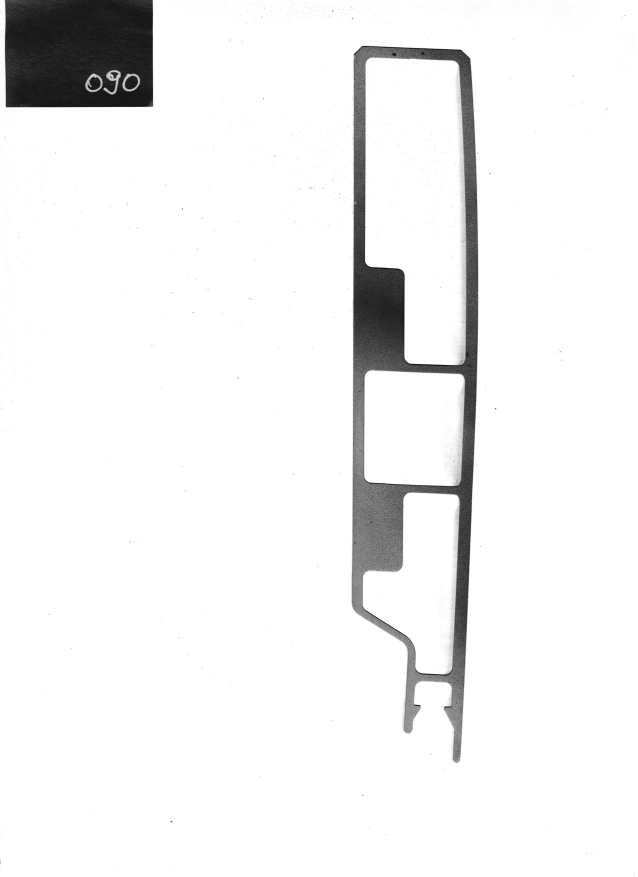
#> input picture Skany profili/Profil 090.1.jpg, 1275 x 1754 px (shown at 1/2 size)
$ jupyter execute --allow-errors kodzik-Copy1.ipynb
#> lines starting #> are read from the running program, lines starting #| are printed output that depends on the picture; after the words box and inside, x2 and y2 are one past the last pixel; in counts of white or black regions, pixels touching at a corner belong together
[cell 1]
import matplotlib.pyplot as plt
import numpy as np
from PIL import Image
import os

[cell 2]
def plotImage(image):
    plt.imshow(X=image, cmap="binary")
    plt.axis("off")
    plt.tight_layout()
    plt.show()

# [5 lines left out: function plotImageWithGrid, not called in this run]

[cell 3]
def easy_case(data, empty_rows_threshold=10, empty_cols_threshold=10, scalling_coef_rows=0.04, scalling_coef_cols=0.04):
    """
    Checks if it is possible to separate the label with horizontal/vertical line,
    under the assumption is that the label is in the northwest part of the picture.
    :param data: 2-dimensional matrix
    :param empty_rows_threshold: rows with a sum of elements lower than that are find empty
    :param empty_cols_threshold: cols with a sum of elements lower than that are find empty
    :param scalling_coef_rows: proportion of half of the label to the whole picture
    :param scalling_coef_cols: proportion of half of the label to the whole picture
    :return: boolean value if algorithm worked
    """

    rowSums, colSums = data.sum(axis=1), data.sum(axis=0)

    emptyRows = (rowSums < empty_rows_threshold)
    firstNonEmptyRowIndex = np.argmax(emptyRows)
    if firstNonEmptyRowIndex < data.shape[0] // 2:
        labelSpaceHeight = np.argmax(emptyRows[firstNonEmptyRowIndex+int(data.shape[0]*scalling_coef_rows):])
        if labelSpaceHeight + firstNonEmptyRowIndex < data.shape[0] // 3:
            data[:labelSpaceHeight + firstNonEmptyRowIndex, :] = 0
            return True

    emptyCols = (colSums < empty_cols_threshold)
    firstNonEmptyColIndex = np.argmax(emptyCols)
    if firstNonEmptyColIndex < data.shape[1] // 2:
        labelSpaceWidth = np.argmax(emptyCols[firstNonEmptyColIndex+int(data.shape[0]*scalling_coef_cols):])
        if labelSpaceWidth + firstNonEmptyColIndex < data.shape[1] // 3:
            data[:, :labelSpaceWidth + firstNonEmptyColIndex] = 0
            print("kolumnowo")
            return True

    return False


# [18 lines left out: function handle_labels_01, not called in this run]

def handle_labels_02(data, coeff = 0.4):
    if easy_case(data):
        return data

    rowSums, colSums = data.sum(axis=1), data.sum(axis=0)

    row = col = 0
    for i in range(1000):
        rowDiffs = np.diff(rowSums)
        colDiffs = np.diff(colSums)

        rowDiffs = (rowDiffs < -coeff*np.max(np.abs(rowDiffs))).astype(np.int32)
        colDiffs = (colDiffs < -coeff*np.max(np.abs(colDiffs))).astype(np.int32)

        rowDiffs = np.diff(rowDiffs)
        colDiffs = np.diff(colDiffs)

    data[:int(np.argmin(rowSums)*1.05), :int(np.argmin(colDiffs)*1.05)] = 0

    return data

# [24 lines left out: function handle_labels_03, not called in this run]

    # [7 lines of commented-out code are left out]

[cell 4]
def pipeline(data, label_coeff = 0.3, reshape_coeff=5e-6, reshape_margin=0.5,
             finalHeight = 1754, finalWidth = 1275):
    # handling label
    #data[:350, :350] = 0


    data = handle_labels_02(data)

    # reshaping
    rowSums, colSums = data.sum(axis=1), data.sum(axis=0)
    rowIndexes = colIndexes = np.array([])
    for i in range(1000):
        if rowIndexes.shape[0] * colIndexes.shape[0] != 0:
            break
        rows = rowSums >= reshape_coeff*np.max(rowSums)
        cols = colSums >= reshape_coeff*np.max(colSums)
        reshape_coeff *= 0.5

        colIndexes = np.where(cols)[0]
        rowIndexes = np.where(rows)[0]
    else:
        print(rowIndexes.shape, colIndexes.shape)
        print("Wystapił błąd")
        return np.zeros((finalHeight, finalWidth))

    rowFirst, rowLast = rowIndexes[1], rowIndexes[-1]
    colFirst, colLast = colIndexes[1], colIndexes[-1]
    rowWidth = rowLast - rowFirst
    colWidth = colLast - colFirst

    rowStart = max(int(rowFirst-reshape_margin*rowWidth), 0)
    colStart =  max(int(colFirst-reshape_margin*colWidth), 0)
    rowEnd = min(int(rowLast+reshape_margin*rowWidth), data.shape[0])
    colEnd = min(int(colLast+reshape_margin*colWidth), data.shape[1])

    data = data[rowStart:rowEnd, colStart:colEnd]

    paddingTop = max(0, (finalHeight - data.shape[0]) // 2)
    paddingBot = max(0, finalHeight - paddingTop - data.shape[0])
    paddingLeft = max(0, (finalWidth - data.shape[1]) // 2)
    paddingRight = max(0, finalWidth - paddingLeft - data.shape[1])

    data = np.pad(
        1 - data, # to save in proper colours
        ((paddingTop, paddingBot), (paddingLeft, paddingRight)),
        mode="constant", constant_values=1
                 )

    return data

[cell 5]
def read_and_convert_to_binary(filepath, threshold = 0.3, coef=0.4):
    """
    Requires numpy and Image from PIL
    """
    image = Image.open(filepath)

    data = np.asarray(image)
    data = 0.2989 * data[:,:,0] + 0.5870 * data[:,:,1] + 0.1140 * data[:,:,2]
    data = data / 255
    data = 1 - data

    rowSums = data.sum(axis=1)
    colSums = data.sum(axis=0)

    data[rowSums <= 4, :] = 0
    data[:, colSums <= 6] = 0

    data = data > threshold

    return data

[cell 6]
image = read_and_convert_to_binary("Skany profili//Profil 090.1.jpg")
#> in read_and_convert_to_binary, image is the input picture: PIL image 1275x1754 RGB; min 0, max 255, mean 240.6
#> in read_and_convert_to_binary, `rowSums = data.sum(axis=1)`: rowSums = 1754 values, max 407.9 at index 109, min 0.128 at index 1528, mean 71.92
#> in read_and_convert_to_binary, `colSums = data.sum(axis=0)`: colSums = 1275 values, max 812.7 at index 933, min 0.191 at index 1274, mean 98.94
#> in read_and_convert_to_binary, `data = data > threshold`:
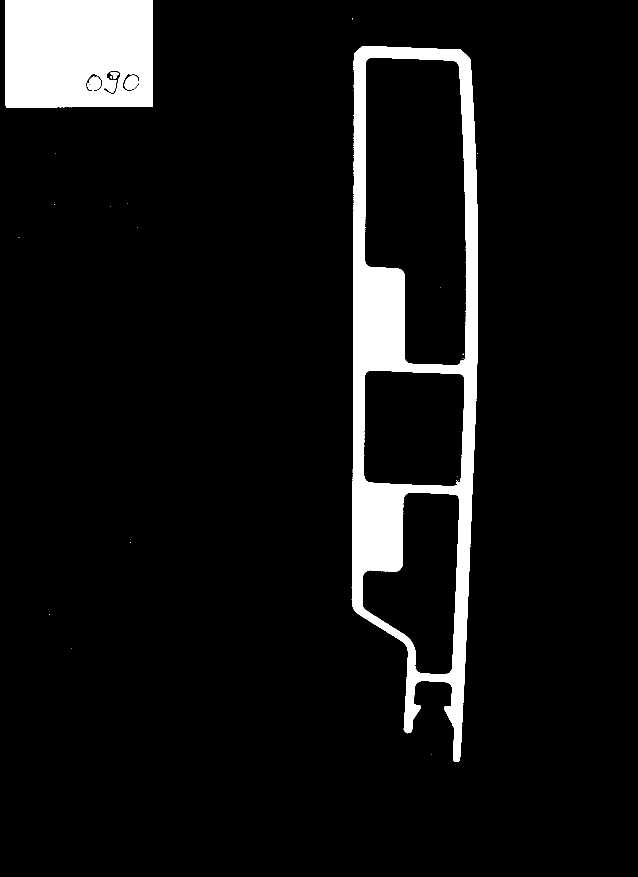
#> data: shape (1754, 1275) bool (shown at 1/2 size); 7.5% white; 26 white regions (21 under 20 px), largest, box (x1, y1, x2, y2) and area: (703, 92, 956, 1524) 105245, (10, 0, 306, 215) 60976, (249, 151, 277, 180) 599, (174, 152, 202, 182) 563, (220, 144, 238, 158) 143

[cell 7]
plotImage(image)

[cell 8]
handled = easy_case(image)
#> in easy_case, `rowSums, colSums = data.sum(axis=1), data.sum(axis=0)`: rowSums = 1754 values, max 526 at index 114, min 0 at index 1524, mean 95.54; colSums = 1275 values, max 1173 at index 932, min 0 at index 0, mean 131.4
#> in easy_case, `firstNonEmptyRowIndex = np.argmax(emptyRows)`: firstNonEmptyRowIndex = 1523
#> in easy_case, `firstNonEmptyColIndex = np.argmax(emptyCols)`: firstNonEmptyColIndex = 0
#> in easy_case, `labelSpaceWidth = np.argmax(emptyCols[firstNonEmptyColIndex+int(data.s..`: labelSpaceWidth = 236
#> in easy_case, `data[:, :labelSpaceWidth + firstNonEmptyColIndex] = 0`:
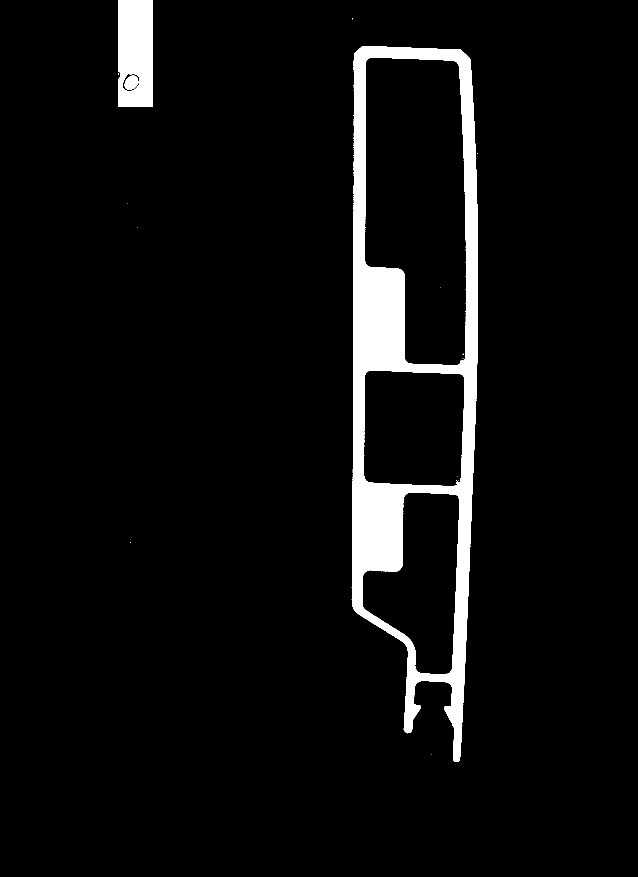
#> data: shape (1754, 1275) bool (shown at 1/2 size); 5.4% white; 18 white regions (15 under 20 px), largest, box (x1, y1, x2, y2) and area: (703, 92, 956, 1524) 105245, (236, 0, 306, 214) 14029, (249, 151, 277, 180) 599
#> handled = True
plotImage(image)
print(handled)
#| True

#> (a cell that did not finish here is left out)

#> call 2 of read_and_convert_to_binary, with filepath = 'Skany profili//Profil 002.1.jpg', threshold = 0.3, coef = 0.4
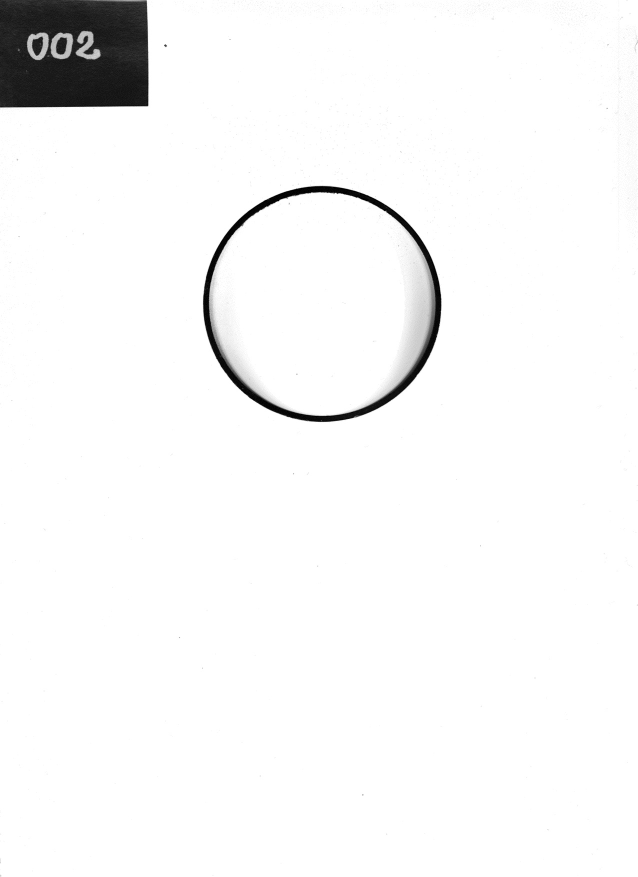
#> input picture Skany profili/Profil 002.1.jpg, 1275 x 1754 px (shown at 1/2 size)
#> in read_and_convert_to_binary, image is the input picture: PIL image 1275x1754 RGB; min 0, max 255, mean 246.4
#> in read_and_convert_to_binary (call 2), `rowSums = data.sum(axis=1)`: rowSums = 1754 values, max 272.6 at index 211, min 0.128 at index 880, mean 43.09
#> in read_and_convert_to_binary (call 2), `colSums = data.sum(axis=0)`: colSums = 1275 values, max 192.6 at index 0, min 0.179 at index 312, mean 59.28
#> in read_and_convert_to_binary (call 2), `data = data > threshold`:
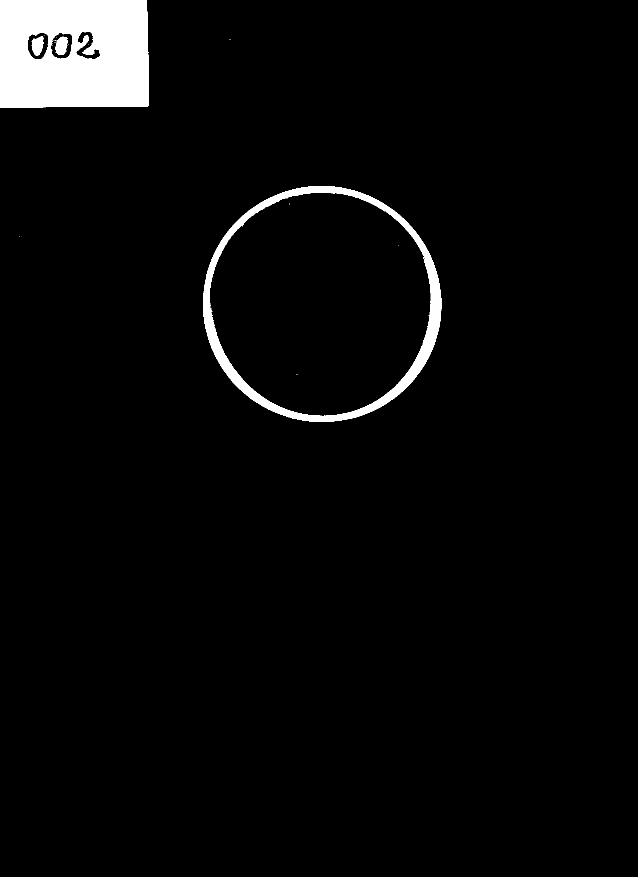
#> data: shape (1754, 1275) bool (shown at 1/2 size); 3.7% white; 26 white regions (22 under 20 px), largest, box (x1, y1, x2, y2) and area: (0, 0, 297, 215) 58663, (406, 372, 883, 844) 21961, (110, 73, 136, 110) 692, (63, 73, 88, 112) 671
#> call 2 of easy_case, with empty_rows_threshold = 10, empty_cols_threshold = 10, scalling_coef_rows = 0.04, scalling_coef_cols = 0.04
#> in easy_case (call 2), `rowSums, colSums = data.sum(axis=1), data.sum(axis=0)`: rowSums = 1754 values, max 297 at index 119, min 0 at index 215, mean 46.76; colSums = 1275 values, max 216 at index 38, min 0 at index 297, mean 64.32
#> in easy_case (call 2), `firstNonEmptyRowIndex = np.argmax(emptyRows)`: firstNonEmptyRowIndex = 215
#> in easy_case (call 2), `labelSpaceHeight = np.argmax(emptyRows[firstNonEmptyRowIndex+int(data...`: labelSpaceHeight = 0
#> in easy_case (call 2), `data[:labelSpaceHeight + firstNonEmptyRowIndex, :] = 0`:
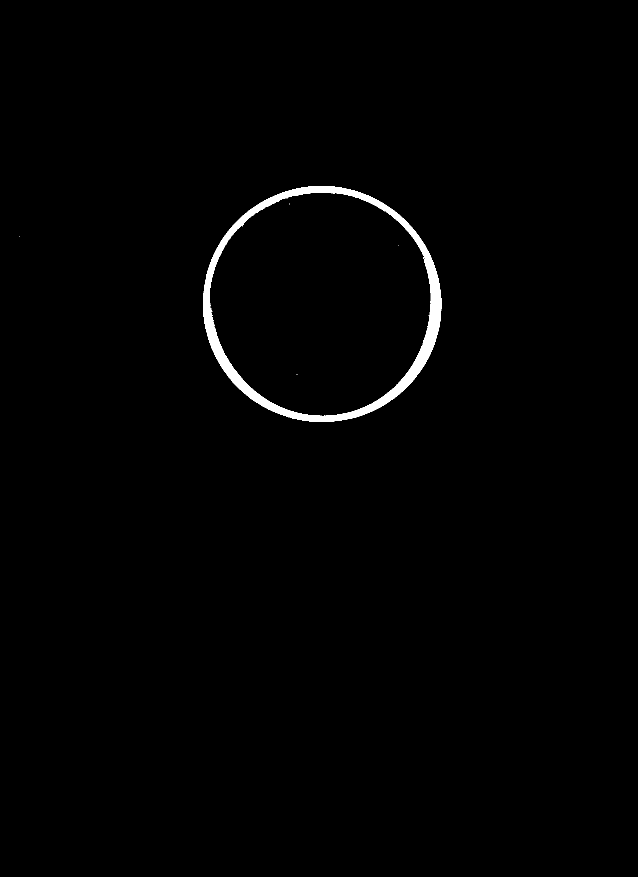
#> data: shape (1754, 1275) bool (shown at 1/2 size); 0.98% white; 7 white regions (6 under 20 px), largest, box (x1, y1, x2, y2) and area: (406, 372, 883, 844) 21961
#> in pipeline, `rowSums, colSums = data.sum(axis=1), data.sum(axis=0)`: rowSums = 1754 values, max 152 at index 384, min 0 at index 0, mean 12.52; colSums = 1275 values, max 189 at index 862, min 0 at index 0, mean 17.23
#> after the loop in pipeline, `for i in range(1000):`: reshape_coeff = 2.5e-06
#> in pipeline, `rowFirst, rowLast = rowIndexes[1], rowIndexes[-1]`: rowFirst = 373; rowLast = 843
#> in pipeline, `colFirst, colLast = colIndexes[1], colIndexes[-1]`: colFirst = 406; colLast = 882
#> in pipeline, `rowWidth = rowLast - rowFirst`: rowWidth = 470
#> in pipeline, `colWidth = colLast - colFirst`: colWidth = 476
#> in pipeline, `rowStart = max(int(rowFirst-reshape_margin*rowWidth), 0)`: rowStart = 138
#> in pipeline, `colStart =  max(int(colFirst-reshape_margin*colWidth), 0)`: colStart = 168
#> in pipeline, `rowEnd = min(int(rowLast+reshape_margin*rowWidth), data.shape[0])`: rowEnd = 1078
#> in pipeline, `colEnd = min(int(colLast+reshape_margin*colWidth), data.shape[1])`: colEnd = 1120
#> in pipeline, `data = data[rowStart:rowEnd, colStart:colEnd]`:
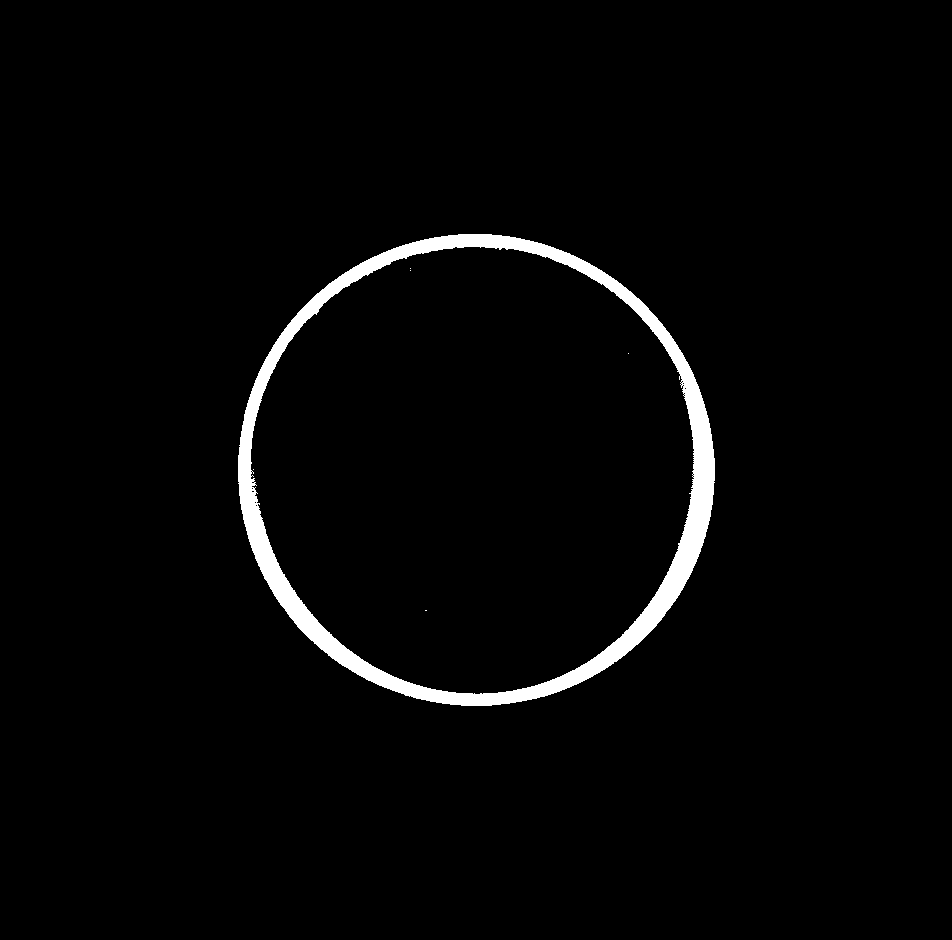
#> data: shape (940, 952) bool; 2.5% white; 6 white regions (5 under 20 px), largest, box (x1, y1, x2, y2) and area: (238, 234, 715, 706) 21961
#> in pipeline, `data = np.pad( 1 - data, # to save in proper colours ((paddingTop, pad..`:
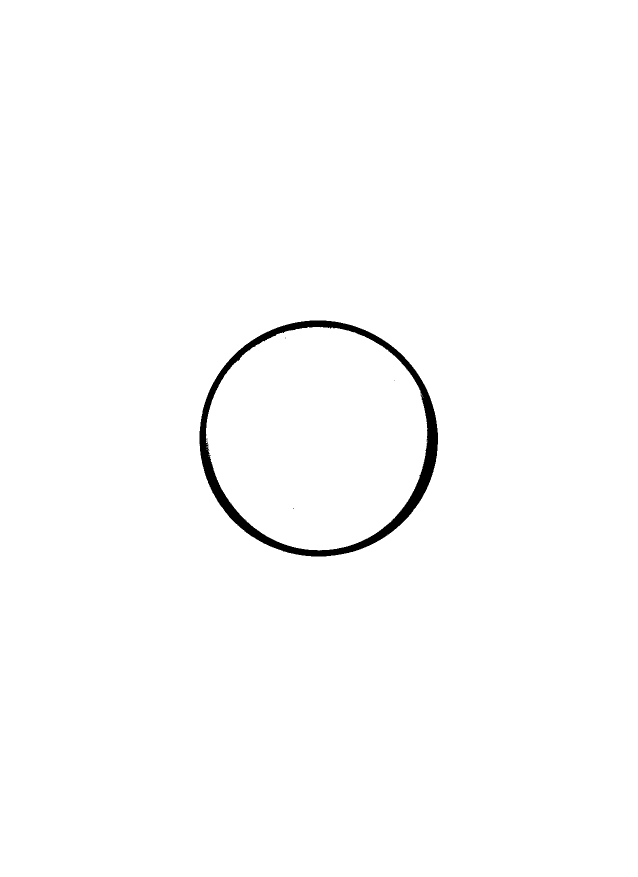
#> data: shape (1754, 1275) int64 (shown at 1/2 size); values 0 (black) and 1 (white), 99% white; 6 black regions (5 under 20 px), largest, box (x1, y1, x2, y2) and area: (399, 641, 876, 1113) 21961
